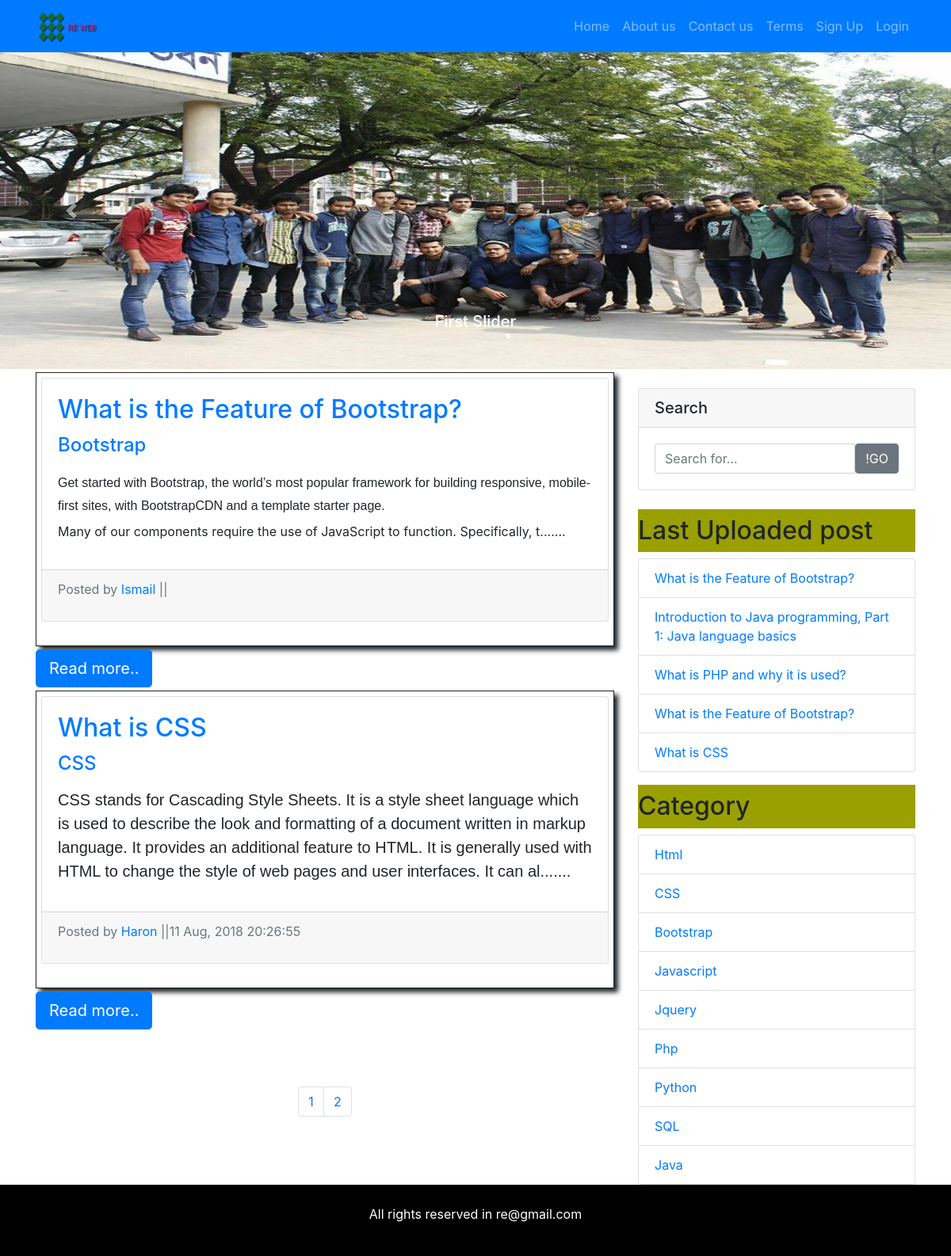
Screenshot of /?page=2 with the database file from the repository.
### tables this page shows
CREATE TABLE `slider` (
  `id` int(15) NOT NULL,
  `images` varchar(150) NOT NULL,
  `title` varchar(250) NOT NULL
);

CREATE TABLE `post` (
  `id` int(255) NOT NULL,
  `title` varchar(255) NOT NULL,
  `description` text NOT NULL,
  `category_id` int(15) NOT NULL,
  `user_id` int(150) NOT NULL,
  `status` varchar(6) NOT NULL,
  `time` varchar(252) NOT NULL
);

CREATE TABLE `category` (
  `id` int(255) NOT NULL,
  `name` varchar(255) NOT NULL
);

CREATE TABLE `user_regi` (
  `id` int(50) NOT NULL,
  `firstname` varchar(255) NOT NULL,
  `lastname` varchar(200) NOT NULL,
  `username` varchar(255) NOT NULL,
  `email` varchar(200) NOT NULL,
  `password` varchar(255) NOT NULL,
  `gander` varchar(20) NOT NULL,
  `trem` varchar(25) NOT NULL,
  `path` varchar(255) NOT NULL
);

### pages/aside.php (the view)
<div class="card my-4">
  <h5 class="card-header">Search</h5>
  <div class="card-body">
    <form class="input-group" action="" method="post">
      <input type="text" name="text" class="form-control" placeholder="Search for...">
      <span class="input-group-btn">
       <input class="btn btn-secondary" type="submit" name="search" value="!GO">
      </span>
    </form>
  </div>
</div>
          <h2>Last Uploaded post</h2>
          <ul class="list-group mb-3">
               <?php
        $noticepost = "SELECT * FROM post WHERE status ='yes' ORDER BY id DESC LIMIT 0,5 ";
        $result = mysqli_query($conn,$noticepost);
        foreach ($result as $value) {
          ?>
          <li class="list-group-item"><a href="? public=postDatails&id=<?php echo $value['id']   ?>"><?php echo $value["title"] ?></a></li>
          <?php
           }
           ?>
          </ul>
          <h2>Category</h2>
            <ul class="list-group ">
              <?php
             $Category = "SELECT * FROM Category";
             $Cat_result = mysqli_query($conn,$Category);
             foreach ($Cat_result as  $value) {
                 ?>
                  <li class="list-group-item"><a href="?public=getCategory&id=<?php echo $value["id"] ?>"><?php echo $value["name"] ?></a></li>
                 <?php
             }
              ?>
          </ul>

### pages/slider.php (shortened to what this page needs)
 <?php
 $sql = "SELECT * FROM slider";
$result = mysqli_query($conn,$sql);
$rowcount = mysqli_num_rows($result);
 ?>
  <div class="slider">
            <div id="carouselExampleControls" class="carousel slide " data-ride="carousel">
                <div class="carousel-inner">
                    <?php
                    for ($i=1; $i <=$rowcount ; $i++) {
                    $row = mysqli_fetch_assoc($result);
                    if($i ==1)
                    {
                        ?>
                        <div class="carousel-item active">
                        <img class="d-block w-100" height="400px" src="<?php  echo $row["images"];  ?>" alt="First slide" >
                         <div class="carousel-caption d-none d-md-block">
    <h5>  <?php  echo $row["title"];  ?></h5>
  </div>
                    </div>
                        <?php
                    }
                    }
                    ?>
                </div>
                <a class="carousel-control-prev" href="#carouselExampleControls" role="button" data-slide="prev">
    <span class="carousel-control-prev-icon" aria-hidden="true"></span>
  </a>
                <a class="carousel-control-next" href="#carouselExampleControls" role="button" data-slide="next">
    <span class="carousel-control-next-icon" aria-hidden="true"></span>
  </a>
            </div>
        </div>

### pages/main.php (shortened to what this page needs)
<?php
$page =$_GET["page"];
if ($page=="" || $page=="1") {
	$page1 =0;
}
else {
	$page1 = ($page*3)-3;
}
 $select = "SELECT post.*, user_regi.username AS username,category.name AS cate,category.id AS catid FROM((post INNER JOIN user_regi ON post.user_id=user_regi.id)INNER JOIN category ON post.category_id= category.id) WHERE status = 'yes'";
 $select.=" ORDER BY id DESC LIMIT $page1,3 ";
 $result = mysqli_query($conn, $select);
 foreach ($result as $value) {
    echo '     <article>
             <div class="card mb-4">
             <div class="card-body">
                        <h2 class="card-title"><a href="? public=postDatails&id='.$value["id"].'">'.$value["title"].'</a></h2>
                        <h4><a href="? public=getCategory&id='.$value["catid"].'">'.$value['cate'].'</a></h4>
                         <p class="card-text">';
                       $text =  $value["description"];
                       if(strlen($text)>380)
                       {
                       	$text = substr($text, 0,380);
                       	echo $text.'.......';
                       }
                        echo '</p>
                        </div>
                         <div class="card-footer text-muted">
                        <P>Posted by <a href="? public=userdetails&id='.$value["user_id"].'&user='.$value["username"].'">'.$value["username"].'</a> ||<span>'.$value["time"].'</span></p>
                        </div>
                        </div>
                    </article>';
                    ?>
                    <a class="btn btn-primary btn-lg" href="? public=postDatails&id=<?php echo $value["id"] ?>">Read more..</a>
                    <?php
 }
$pageSelect = "SELECT * FROM post";
$rr = mysqli_query($conn,$pageSelect);
$coo = mysqli_num_rows($rr);
$a =$coo/3;
$a = ceil($a);
?>
<nav aria-label="...">
	<ul class="pagination justify-content-center pt-5 mt-4">
<?php
for($b=1; $b<=$a; $b++)
{
	?>
	 <li class="page-item "><a  class="page-link"  href="?page=<?php echo $b; ?>"><?php echo $b." ";?></a></li>
	<?php
}
?>
  </ul>
</nav>

### css/usestyle.css (style rules this page uses)
* { margin: 0px; padding: 0px; }
body { overflow-x: hidden; }
article { border: 1.5px solid #262626; box-shadow: 5px 5px 6px ; padding: 6px; margin: 4px 0; }
aside h2 { background: #9aa000; margin-top: 7px; padding: 8px 0; }
.active { background-color:#d90000; color:#fff; }

### rows the page displays
slider: images (picture), title "First Slider"
post: title "What is the Feature of Bootstrap?", category.name "Bootstrap", description "Get started with Bootstrap, the world’s most popular framework for building responsive, mobile-first sites, with BootstrapCDN and a template starter page. Many of our components require the use of JavaScript to function. Specifically, t", user_regi.username "Ismail"
post: title "What is CSS", category.name "CSS", description "CSS stands for Cascading Style Sheets. It is a style sheet language which is used to describe the look and formatting of a document written in markup language. It provides an additional feature to HTML. It is generally used with HTML to change the style of web pages and user interfaces. It can al", user_regi.username "Haron", time "11 Aug, 2018 20:26:55"
post: title "What is the Feature of Bootstrap?"
post: title "Introduction to Java programming, Part 1: Java language basics"
post: title "What is PHP and why it is used?"
category: name "Html"
category: name "CSS"
category: name "Bootstrap"
category: name "Javascript"
category: name "Jquery"
category: name "Php"
category: name "Python"
category: name "SQL"
category: name "Java"
